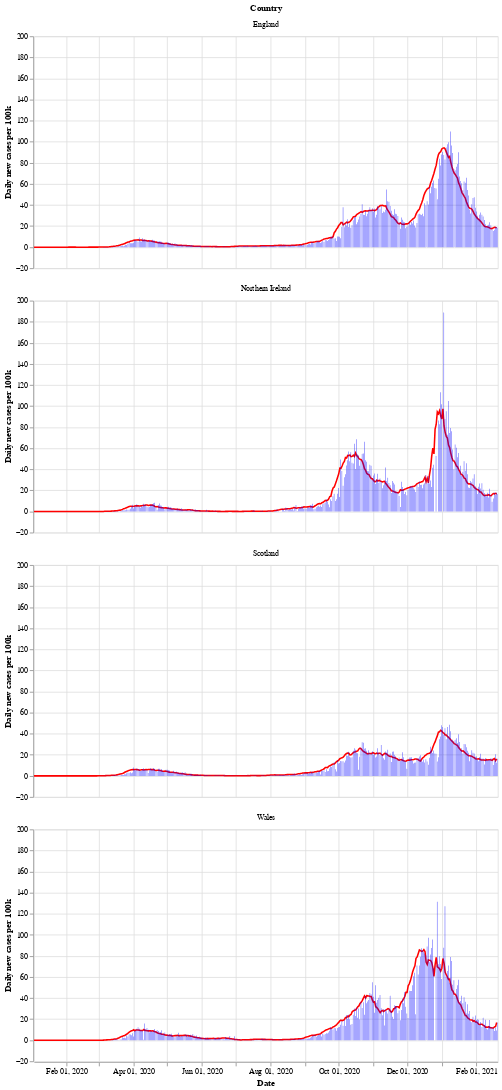

Notebook source saved alongside this figure:
### Markdown cell above
Next is a bar chart of the number of new cases in each country (per 100k population), with the 7 day moving average of cases. Again we see that Wales saw a longer period of raising and falling cases compared to the other countries.

After a period of cases falling, each nation is now seeing a rise in the number of cases - especially in Wales.

### Code cell
# collapse
bars = alt.Chart(uk_cases).mark_bar().encode(
    x=alt.X("yearmonthdate(date):T", axis=alt.Axis(title='Date')),
    y=alt.Y("newCasesRate:Q", axis=alt.Axis(title='Daily new cases per 100k')),
    tooltip='newCasesRate',
    color=alt.condition(
        alt.datum.dailyChange > 0,
        alt.value("orange"),  # The positive color
        alt.value("blue")  # The negative color
    )
).properties(title='New cases per 100k population with rolling 7 day average', width=600).interactive()
line = alt.Chart(uk_cases).mark_line(
    color='red',
    size=2,
).transform_window(
    rolling_mean='mean(newCasesRate)',
    frame=[0, 7],
    groupby=['areaName']
).encode(
    x='yearmonthdate(date):T',
    y='rolling_mean:Q'
)
alt.layer(line, bars, data=uk_cases).facet(alt.Row('areaName', title='Country'), columns=1)

### Figure 1 — Vega-Lite specification as saved in the notebook (floating-point values rounded to 4 significant figures; data arrays with more than 128 entries replaced by an {"elided": "..."} marker saying what was removed)
{"config": {"view": {"continuousWidth": 400, "continuousHeight": 300}}, "data": {"name": "data-77226fb64f1bb400665f0605dbcbe428"}, "facet": {"type": "nominal", "field": "areaName", "title": "Country"}, "spec": {"layer": [{"mark": {"type": "line", "color": "red", "size": 2}, "encoding": {"x": {"type": "temporal", "field": "date", "timeUnit": "yearmonthdate"}, "y": {"type": "quantitative", "field": "rolling_mean"}}, "transform": [{"window": [{"op": "mean", "field": "newCasesRate", "as": "rolling_mean"}], "frame": [0, 7], "groupby": ["areaName"]}]}, {"mark": "bar", "encoding": {"color": {"condition": {"value": "orange", "test": "(datum.dailyChange > 0)"}, "value": "blue"}, "tooltip": {"type": "quantitative", "field": "newCasesRate"}, "x": {"type": "temporal", "axis": {"title": "Date"}, "field": "date", "timeUnit": "yearmonthdate"}, "y": {"type": "quantitative", "axis": {"title": "Daily new cases per 100k"}, "field": "newCasesRate"}}, "selection": {"selector002": {"type": "interval", "bind": "scales", "encodings": ["x", "y"]}}, "title": "New cases per 100k population with rolling 7 day average", "width": 600}]}, "columns": 1, "$schema": "https://vega.github.io/schema/vega-lite/v4.8.1.json", "datasets": {"data-77226fb64f1bb400665f0605dbcbe428": {"elided": "1656 records"}}}
